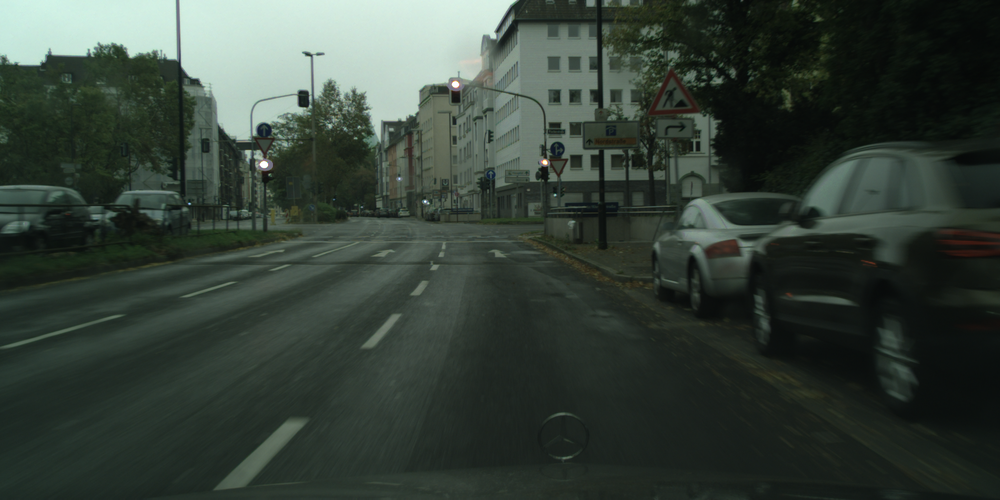
#> input picture data/images/dusseldorf_000049_000024_leftImg8bit.png, 1000 x 500 px, shrunk from 2048 x 1024 before the run; its folder holds only this picture in this run
$ python part1_api.py --image ../data/images/dusseldorf_000049_000024_leftImg8bit.png --dir ../data/images
#> lines starting #> are read from the running program, lines starting #| are printed output that depends on the picture
#> in test_find_tfl_lights, image is the input picture: shape (500, 1000, 3); mean R, G, B 53.7, 64.6, 56.4
import itertools

try:
    import os
    import json
    import glob
    import argparse

    import numpy as np
    from scipy import signal as sg
    from scipy.ndimage.filters import maximum_filter

    from PIL import Image

    import matplotlib.pyplot as plt
except ImportError:
    print("Need to fix the installation")
    raise


def find_tfl_lights(c_image: Image, **kwargs):
    """
    Detect candidates for TFL lights. Use c_image, kwargs and you imagination to implement
    :param c_image: The image itself as np.uint8, shape of (H, W, 3)
    :param kwargs: Whatever config you want to pass in here
    :return: 4-tuple of x_red, y_red, x_green, y_green
    """
    c_image = np.asarray(c_image)
    imgRed = c_image[:, :, 0]
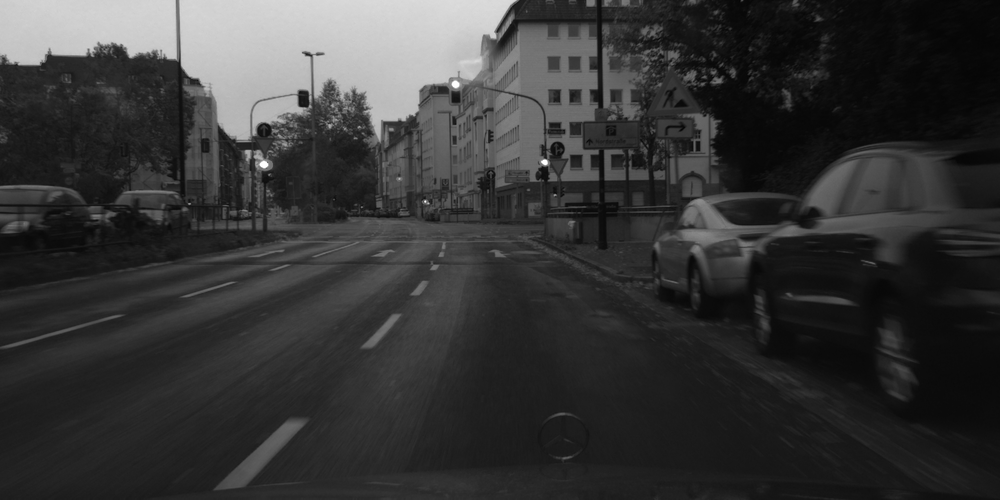
#> imgRed: shape (500, 1000); min 2, max 255, mean 53.7
    imgGreen = c_image[:, :, 1]
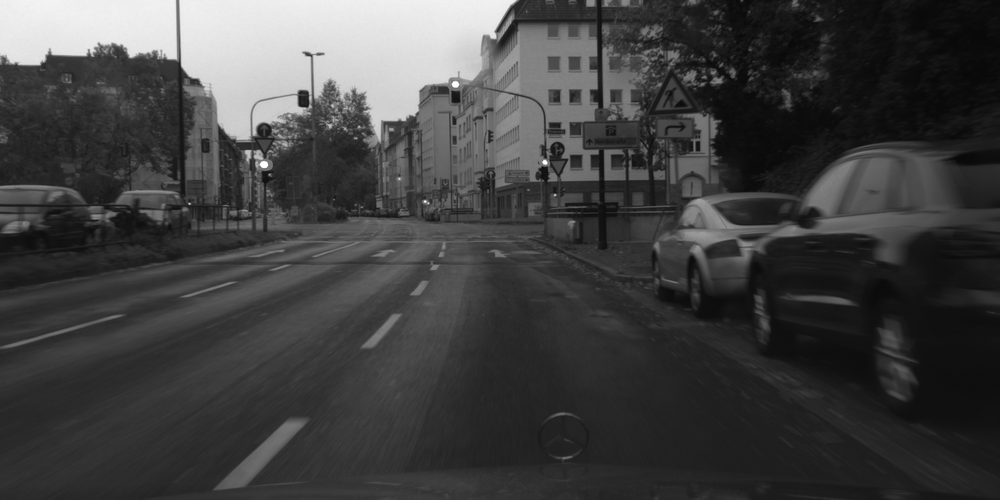
#> imgGreen: shape (500, 1000); min 8, max 255, mean 64.6
    # plt.imshow(imgRed)
    # plt.show(block=True)

    # kernel_3 = np.array([[0, 0.01, 0],
    #                     [0.01, 0.96, 0.01],
    #                     [0, 0.01, 0]])

    kernel_5 = np.array([[-0.065, -0.065, -0.065, -0.065, -0.065],
                         [-0.065, 0.05, 0.4, 0.05, -0.065],
                         [-0.065, 0.4, 0.4, 0.4, -0.065],
                         [-0.065, 0.05, 0.4, 0.05, -0.065],
                         [-0.065, -0.065, -0.065, -0.065, -0.065]])


    kernel_7 = np.array([[-0.07, -0.07, -0.07, -0.07, -0.07, -0.07, -0.07],
                        [-0.07, -0.06,   -0.06, -0.06,  -0.06,  -0.06, -0.07],
                         [-0.07, -0.06,  0.12,   0.5,    0.012,   -0.06, -0.07],
                         [-0.07, -0.06,  0.5,    0.5,    0.5,    -0.06, -0.07],
                         [-0.07, -0.06,  0.012,   0.5,    0.12,   -0.06, -0.07],
                         [-0.07, -0.06,  -0.06,  -0.06,  -0.06,  -0.06,  -0.07],
                         [-0.07, -0.07, -0.07, -0.07, -0.07, -0.07, -0.07]])

    red_conv = sg.convolve(imgRed, kernel_5, mode='same')
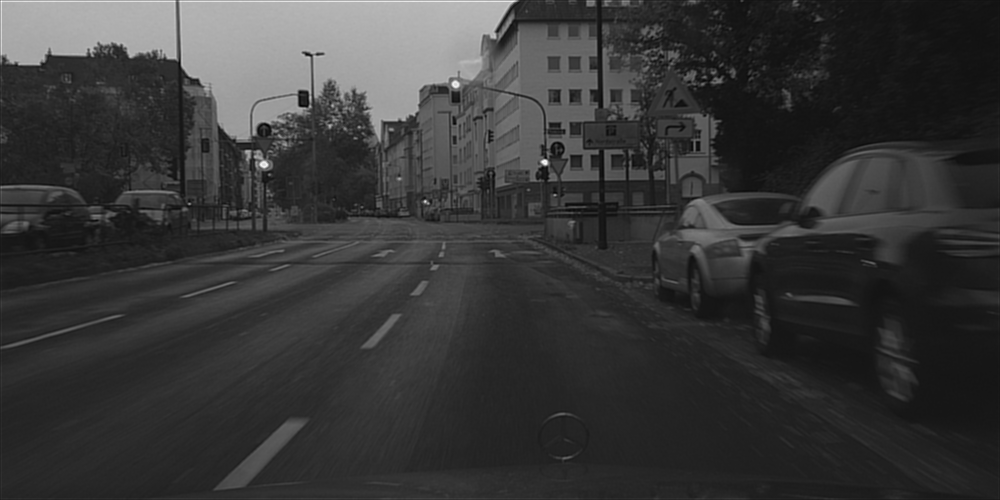
#> red_conv: shape (500, 1000) float64; min -20.82, max 358.3, mean 62.4; drawn with min black and max white
    green_conv = sg.convolve(imgGreen, kernel_5, mode='same')

    red_max_flt = maximum_filter(red_conv, size=100)
    red_max_flt[red_max_flt < 200] = float('inf')
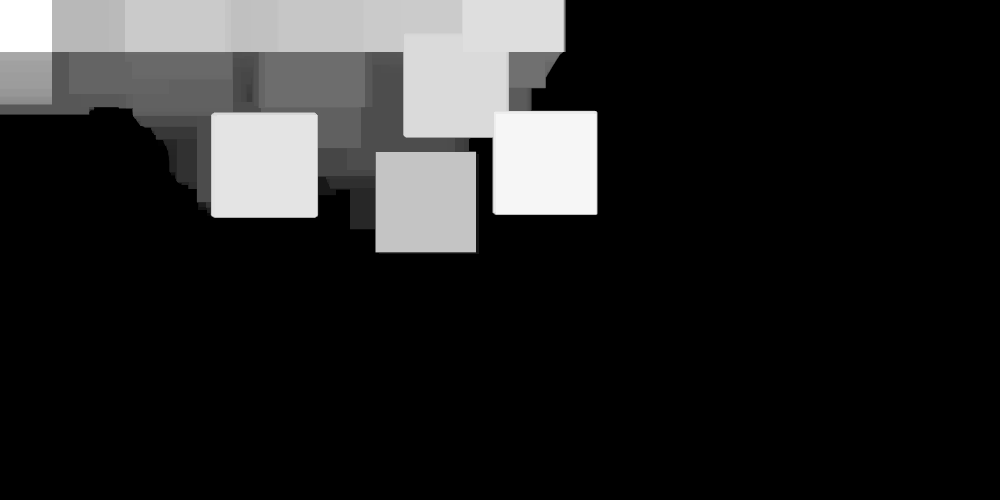
#> red_max_flt: shape (500, 1000) float64; 78.1% of the values are NaN or infinite; the others: min 200.1, max 358.3, mean 306.3; drawn with min black, max white, NaN and infinite black

    green_max_flt = maximum_filter(green_conv, size=100)
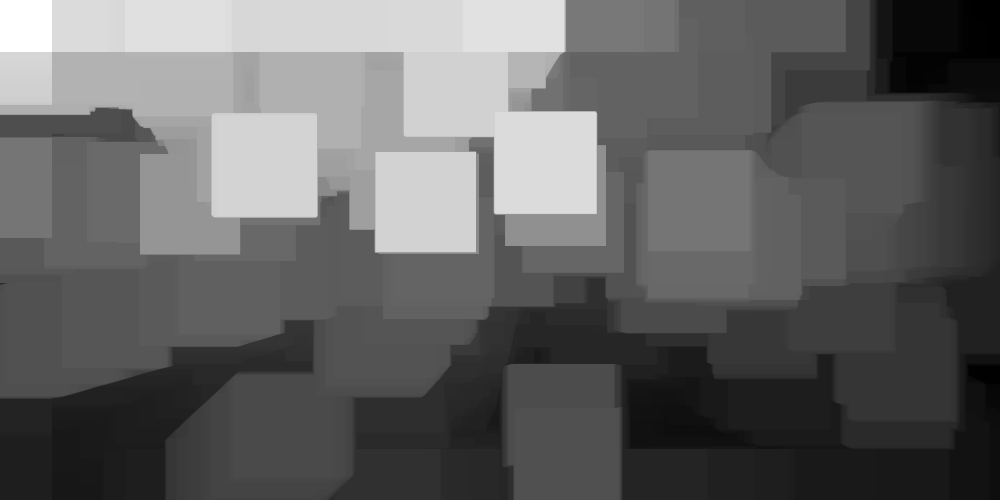
#> green_max_flt: shape (500, 1000) float64; min 27.91, max 416, mean 178.5; drawn with min black and max white
    green_max_flt[green_max_flt < 200] = float('inf')
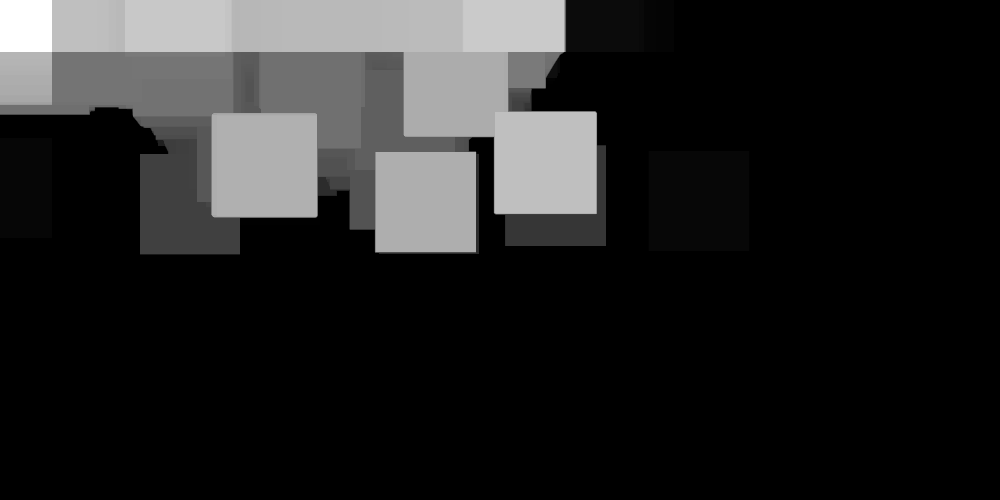
#> green_max_flt: shape (500, 1000) float64; 71.71% of the values are NaN or infinite; the others: min 200.9, max 416, mean 308.4; drawn with min black, max white, NaN and infinite black

    red_points = np.subtract(red_max_flt, red_conv)
    green_points = np.subtract(green_max_flt, green_conv)
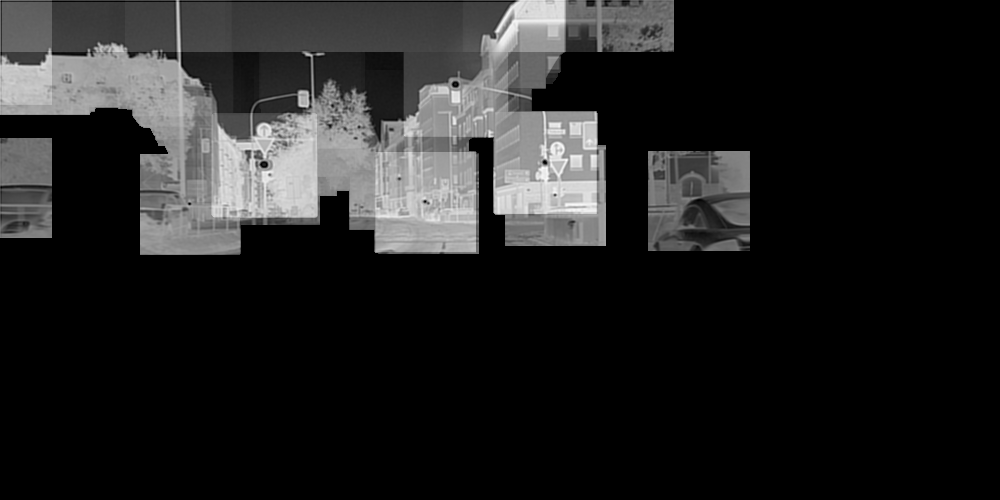
#> green_points: shape (500, 1000) float64; 71.71% of the values are NaN or infinite; the others: min 0, max 369.8, mean 173.1; drawn with min black, max white, NaN and infinite black

    red_same_points = np.argwhere(red_points == 0)
#> red_same_points = [[1, 1], [1, 53], [1, 174], [1, 328], [1, 450], [1, 512], [56, 314], [86, 455], [119, 396], [163, 545], [165, 266], [201, 425]]
    green_same_points = np.argwhere(green_points == 0)
#> green_same_points = 13 rows, first 8: [1, 1], [1, 174], [1, 332], [1, 513], [1, 588], [84, 453], [97, 310], [161, 544]
    red_points = []
    green_points = []
    points = list(red_same_points.tolist()) + list(green_same_points.tolist())
#> points = 25 pairs, first value 1 to 203, second value 1 to 698
    points.sort()
    new_points = list(k for k, _ in itertools.groupby(points))
#> new_points = [[1, 1], [1, 53], [1, 174], [1, 328], [1, 332], [1, 450], [1, 512], [1, 513], [1, 588], [56, 314], [84, 453], [86, 455], [97, 310], [119, 396], [161, 544], [163, 545], [165, 266], [187, 1], [200, 698], [201, 425], [203, 189]]
    for i in new_points:
        if c_image[i[0]][i[1]][1] > c_image[i[0]][i[1]][0]:
            green_points += [[i[1], i[0]]]
        else:
            red_points += [[i[1], i[0]]]
#> this loop made 21 passes
#> (i, red_points) on passes 11, 12, 20: ([84, 453], [[453, 84]]), ([86, 455], [[453, 84], [455, 86]]), ([201, 425], [[453, 84], [455, 86], [425, 201]])
    return red_points, green_points


# GIVEN CODE TO TEST YOUR IMPLENTATION AND PLOT THE PICTURES
def show_image_and_gt(image, objs, fig_num=None):
    plt.figure(fig_num).clf()
    plt.imshow(image)
    labels = set()
    if objs is not None:
        for o in objs:
            poly = np.array(o['polygon'])[list(np.arange(len(o['polygon']))) + [0]]
            plt.plot(poly[:, 0], poly[:, 1], 'r', label=o['label'])
            labels.add(o['label'])
        if len(labels) > 1:
            plt.legend()


def test_find_tfl_lights(image_path, json_path=None, fig_num=None):
    """
    Run the attention code
    """
    image = np.array(Image.open(image_path))
    if json_path is None:
        objects = None
    else:
        gt_data = json.load(open(json_path))
        what = ['traffic light']
        objects = [o for o in gt_data['objects'] if o['label'] in what]

    show_image_and_gt(image, objects, fig_num)

#> (the run stopped early here; a loop or call above may not have finished)

$ run again, on data/images/dusseldorf_000049_000026_leftImg8bit.png
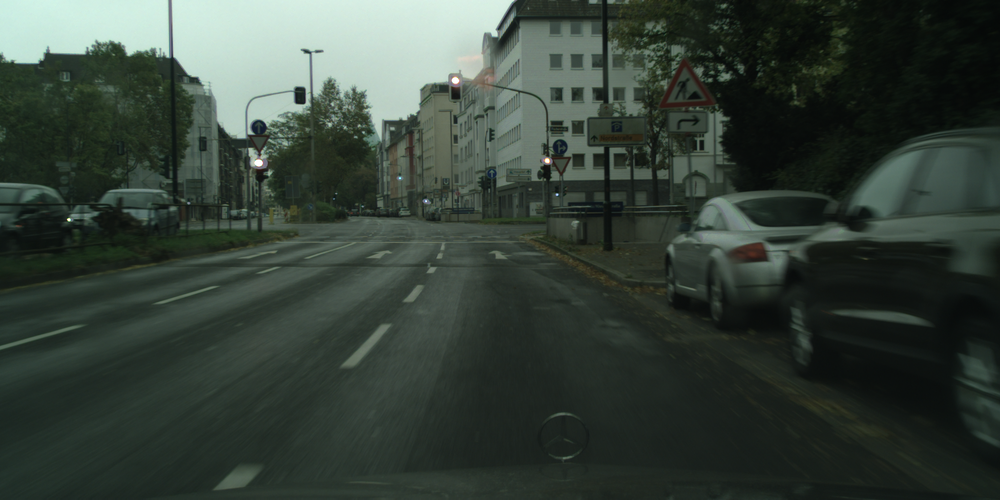
#> input picture data/images/dusseldorf_000049_000026_leftImg8bit.png, 1000 x 500 px, shrunk from 2048 x 1024 before the run
#> in test_find_tfl_lights, image is the input picture: shape (500, 1000, 3); mean R, G, B 54.2, 65.4, 57.1
#> in find_tfl_lights, `green_max_flt = maximum_filter(green_conv, size=100)`:
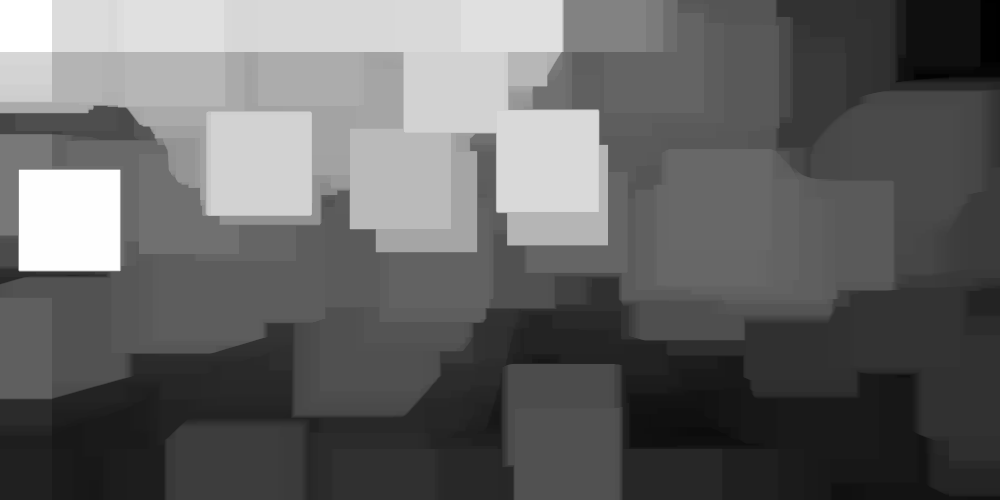
#> green_max_flt: shape (500, 1000) float64; min 29.79, max 415.6, mean 182.3; drawn with min black and max white
#> in find_tfl_lights, `green_points = np.subtract(green_max_flt, green_conv)`:
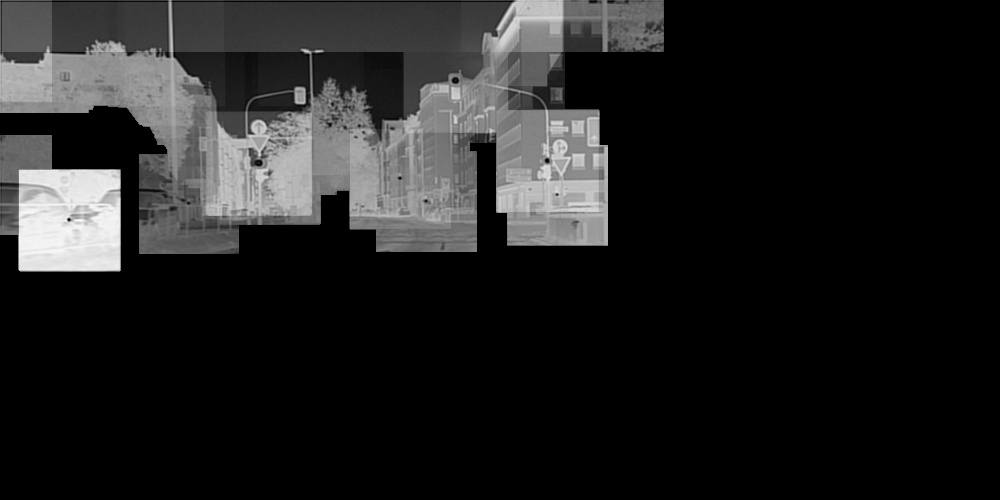
#> green_points: shape (500, 1000) float64; 72.1% of the values are NaN or infinite; the others: min 0, max 414.3, mean 187.9; drawn with min black, max white, NaN and infinite black
#> red_same_points = [[1, 1], [1, 173], [1, 447], [1, 510], [55, 174], [55, 307], [80, 453], [159, 546], [162, 261], [201, 426], [219, 68]]
#> green_same_points = 15 rows, first 8: [1, 1], [1, 56], [1, 173], [1, 307], [1, 510], [1, 595], [55, 174], [55, 308]
#> points = 26 pairs, first value 1 to 219, second value 1 to 595
#> new_points = [[1, 1], [1, 56], [1, 173], [1, 307], [1, 447], [1, 510], [1, 595], [55, 174], [55, 307], [55, 308], [80, 453], [81, 453], [159, 546], [160, 546], [162, 261], [164, 260], [178, 399], [184, 1], [201, 426], [203, 188], [219, 68]]
#> the loop in find_tfl_lights, `for i in new_points:` made 21 passes
#> (i, red_points) on passes 12, 13, 14, 16, 21: ([81, 453], [[453, 81]]), ([159, 546], [[453, 81], [546, 159]]), ([160, 546], [[453, 81], [546, 159], [546, 160]]), ([164, 260], [[453, 81], [546, 159], [546, 160], [260, 164]]), ([219, 68], [[453, 81], [546, 159], [546, 160], [260, 164], [68, 219]])
